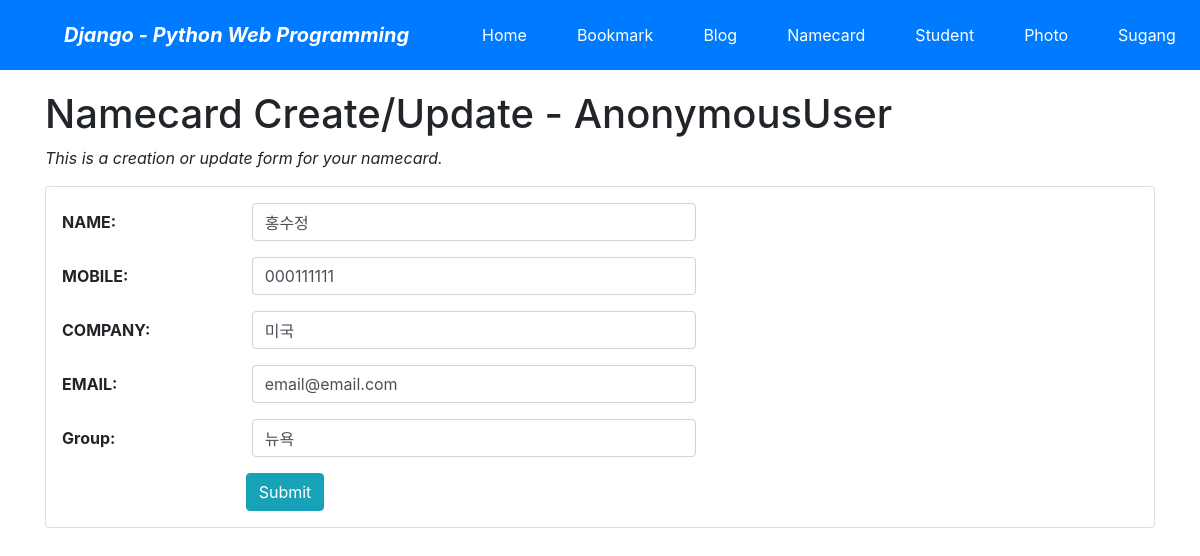
Page /namecard/6/update/ on the committed database.
### namecard/models.py (models this page shows, shortened)
class Namecard_TBL(models.Model):
    name = models.CharField('NAME', max_length=100, blank=False)
    tel = models.CharField('MOBILE', max_length=50, blank=False)
    company = models.CharField('COMPANY', max_length=50, blank=True)
    email = models.EmailField('EMAIL', max_length=50,blank=True)
    group = models.CharField('Group', max_length=50, blank=True)
    create_dt = models.DateTimeField('CREATE DATE', auto_now_add=True)
    modify_dt = models.DateTimeField('MODIFY DATE', auto_now=True)
    owner = models.ForeignKey(User, on_delete=models.CASCADE, blank=True, null=True)
    class Meta:
        ordering = ('group','name',)

### namecard/views.py (the view)
# urls.py: path('<int:pk>/update/', views.NamecardUpdateView.as_view(), name="update"),
class NamecardUpdateView(OwnerOnlyMixin, UpdateView):
    model = Namecard_TBL
    fields = ['name', 'tel','company','email','group']
    success_url = reverse_lazy('namecard:index')

### namecard/templates/namecard/namecard_tbl_form.html (shortened to what this page needs)
{% extends "base.html" %}
{% load widget_tweaks %}
{% block content %}
    <h1>Namecard Create/Update - {{user}}</h1>
    <p class="font-italic">This is a creation or update form for your namecard.</p>
    <form action="." method="post" class="card pt-3">{% csrf_token %}
        <div class="form-group row">
            {{ form.name|add_label_class:"col-form-label col-sm-2 ml-3 font-weight-bold" }}
            <div class="col-sm-5">
                {{ form.name|add_class:"form-control"|attr:"autofocus" }}
            </div>
        </div>
        <div class="form-group row">
            {{ form.tel|add_label_class:"col-form-label col-sm-2 ml-3 font-weight-bold" }}
            <div class="col-sm-5">
                {{ form.tel|add_class:"form-control" }}
            </div>
        </div>
        <div class="form-group row">
            {{ form.company|add_label_class:"col-form-label col-sm-2 ml-3 font-weight-bold" }}
            <div class="col-sm-5">
                {{ form.company|add_class:"form-control" }}
            </div>
        </div>
        <div class="form-group row">
            {{ form.email|add_label_class:"col-form-label col-sm-2 ml-3 font-weight-bold" }}
            <div class="col-sm-5">
                {{ form.email|add_class:"form-control" }}
            </div>
        </div>
        <div class="form-group row">
            {{ form.group|add_label_class:"col-form-label col-sm-2 ml-3 font-weight-bold" }}
            <div class="col-sm-5">
                {{ form.group|add_class:"form-control" }}
            </div>
        </div>
        <div class="form-group">
            <div class="offset-sm-2 col-sm-5">
                <input type="submit" value="Submit" class="btn btn-info"/>
            </div>
        </div>
    </form>
{% endblock %}

### rows in the picture
Namecard_TBL: name|add_label_class "NAME:", name "홍수정", tel|add_label_class "MOBILE:", tel "000111111", company|add_label_class "COMPANY:", company "미국", email|add_label_class "EMAIL:", email "email@email.com", group|add_label_class "Group:", group "뉴욕"

### other values in the picture
{{ user }} "AnonymousUser"
